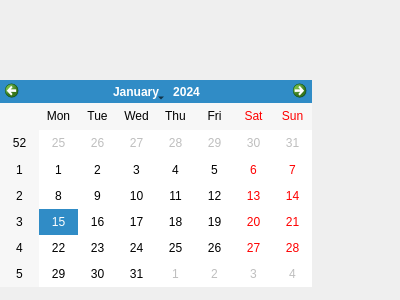
<?xml version="1.0" encoding="UTF-8"?>
<ui version="4.0">
 <class>Dialog</class>
 <widget class="QDialog" name="Dialog">
  <property name="geometry">
   <rect>
    <x>0</x>
    <y>0</y>
    <width>400</width>
    <height>300</height>
   </rect>
  </property>
  <property name="windowTitle">
   <string>Dialog</string>
  </property>
  <widget class="QCalendarWidget" name="calendarWidget">
   <property name="geometry">
    <rect>
     <x>0</x>
     <y>80</y>
     <width>312</width>
     <height>207</height>
    </rect>
   </property>
  </widget>
 </widget>
 <layoutdefault spacing="6" margin="11"/>
 <resources/>
 <connections/>
</ui>
